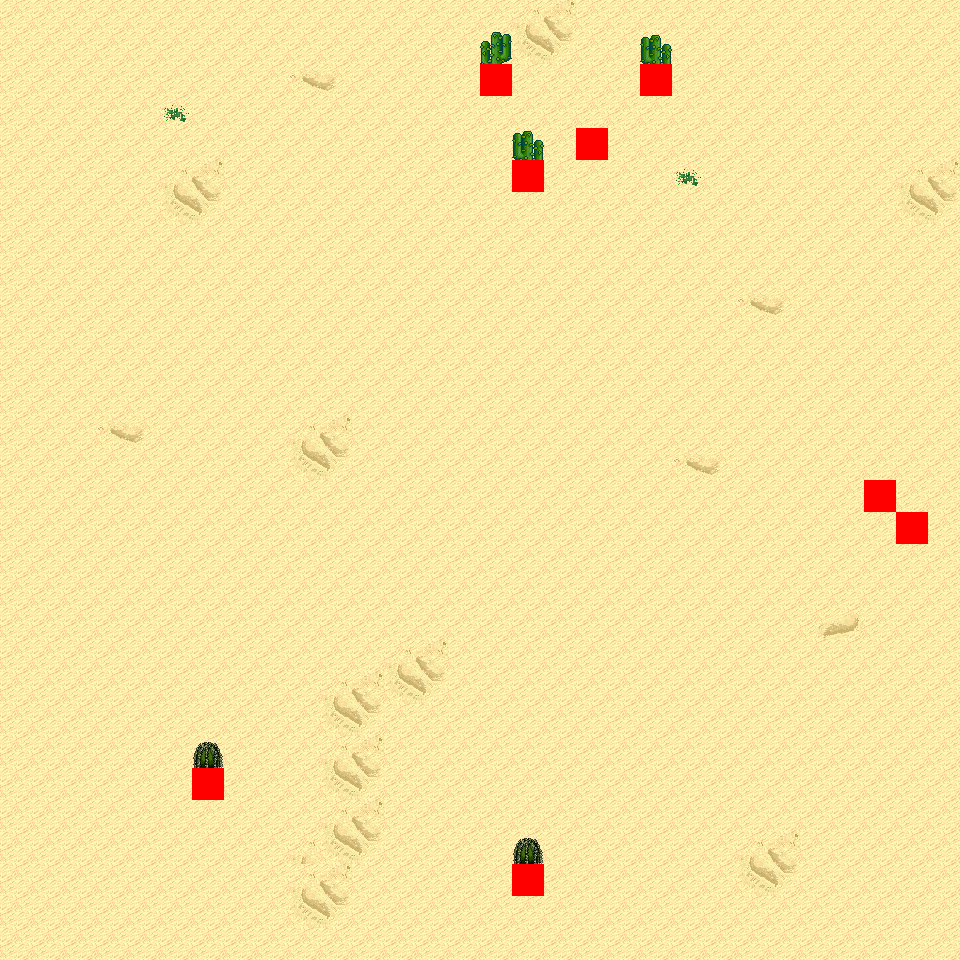

Rendered tile map (Tiled .tmx) drawn with the repository's tilesets; below, a short description and the map source with its tile grids summarised:
An orthogonal 30x30 tile map with 32x32 px tiles, 6 tile layers (Ground, Object, Object2, Above, ...), 18 tilesets and 3 objects (3x mapExit).

<map version="1.0" orientation="orthogonal" renderorder="right-down" width="30" height="30" tilewidth="32" tileheight="32" nextobjectid="4">
  <tileset firstgid="1" name="tileset_logic_collision" tilewidth="32" tileheight="32" tilecount="1" columns="1">
    <image source="../drawable/tileset_logic_collision.png" width="32" height="32" />
  </tileset>
  <tileset firstgid="2" name="tileset_ground_ground" tilewidth="32" tileheight="32" tilecount="33" columns="3">
    <image source="../drawable/tileset_ground_ground.png" width="96" height="352" />
  </tileset>
  <tileset firstgid="35" name="tileset_ground_ridge_earth_pale" tilewidth="32" tileheight="32" tilecount="96" columns="12">
    <image source="../drawable/tileset_ground_ridge_earth_pale.png" width="384" height="256" />
  </tileset>
  <tileset firstgid="131" name="tileset_ground_ridge_earth_dark" tilewidth="32" tileheight="32" tilecount="96" columns="12">
    <image source="../drawable/tileset_ground_ridge_earth_dark.png" width="384" height="256" />
  </tileset>
  <tileset firstgid="227" name="tileset_terrain_desert" tilewidth="32" tileheight="32" tilecount="88" columns="8">
    <image source="../drawable/tileset_terrain_desert.png" width="256" height="352" />
  </tileset>
  <tileset firstgid="315" name="tileset_building_witch_hut" tilewidth="32" tileheight="32" tilecount="80" columns="5">
    <image source="../drawable/tileset_building_witch_hut.png" width="160" height="512" />
  </tileset>
  <tileset firstgid="395" name="tileset_ground_earth_edges_yellowgreen" tilewidth="32" tileheight="32" tilecount="15" columns="5">
    <image source="../drawable/tileset_ground_earth_edges_yellowgreen.png" width="160" height="96" />
  </tileset>
  <tileset firstgid="410" name="tileset_item_firewood" tilewidth="32" tileheight="32" tilecount="12" columns="3">
    <image source="../drawable/tileset_item_firewood.png" width="96" height="128" />
  </tileset>
  <tileset firstgid="422" name="tileset_object_well_hoist" tilewidth="32" tileheight="32" tilecount="9" columns="3">
    <image source="../drawable/tileset_object_well_hoist.png" width="96" height="96" />
  </tileset>
  <tileset firstgid="431" name="tileset_plant_bush_various_small" tilewidth="32" tileheight="32" tilecount="9" columns="3">
    <image source="../drawable/tileset_plant_bush_various_small.png" width="96" height="96" />
  </tileset>
  <tileset firstgid="440" name="tileset_plant_bush_bushes" tilewidth="32" tileheight="32" tilecount="10" columns="5">
    <image source="../drawable/tileset_plant_bush_bushes.png" width="160" height="64" />
  </tileset>
  <tileset firstgid="450" name="tileset_plant_stump_stump_rectangular" tilewidth="32" tileheight="32" tilecount="4" columns="2">
    <image source="../drawable/tileset_plant_stump_stump_rectangular.png" width="64" height="64" />
  </tileset>
  <tileset firstgid="454" name="tileset_plant_stump_small_stump" tilewidth="32" tileheight="32" tilecount="4" columns="2">
    <image source="../drawable/tileset_plant_stump_small_stump.png" width="64" height="64" />
  </tileset>
  <tileset firstgid="458" name="tileset_plant_tree_evergreen" tilewidth="32" tileheight="32" tilecount="36" columns="3">
    <image source="../drawable/tileset_plant_tree_evergreen.png" width="96" height="384" />
  </tileset>
  <tileset firstgid="494" name="tileset_ground_sand_2" tilewidth="32" tileheight="32" tilecount="15" columns="5">
    <image source="../drawable/tileset_ground_sand_2.png" width="160" height="96" />
  </tileset>
  <tileset firstgid="509" name="tileset_plant_cactus_2" tilewidth="32" tileheight="32" tilecount="10" columns="5">
    <image source="../drawable/tileset_plant_cactus_2.png" width="160" height="64" />
  </tileset>
  <tileset firstgid="519" name="tileset_plant_cactus" tilewidth="32" tileheight="32" tilecount="2" columns="1">
    <image source="../drawable/tileset_plant_cactus.png" width="32" height="64" />
  </tileset>
  <tileset firstgid="521" name="tileset_ground_rock_pebbles" tilewidth="32" tileheight="32" tilecount="3" columns="1">
    <image source="../drawable/tileset_ground_rock_pebbles.png" width="32" height="96" />
  </tileset>
  <layer name="Ground" width="30" height="30">
    <data>[900 cells, 900 non-empty, 10 distinct tile ids]</data>
  </layer>
  <layer name="Object" width="30" height="30">
    <data>[900 cells, 8 non-empty, 4 distinct tile ids]</data>
  </layer>
  <layer name="Object2" width="30" height="30">
    <data>[900 cells, 0 non-empty, 0 distinct tile ids]</data>
  </layer>
  <layer name="Above" width="30" height="30">
    <data>[900 cells, 5 non-empty, 3 distinct tile ids]</data>
  </layer>
  <layer name="Above2" width="30" height="30">
    <data>[900 cells, 0 non-empty, 0 distinct tile ids]</data>
  </layer>
  <layer name="Walkable" width="30" height="30">
    <data>[900 cells, 8 non-empty, 1 distinct tile ids]</data>
  </layer>
  <objectgroup name="MapEvents">
    <object id="1" name="north" type="mapExit" x="0" y="0" width="960" height="32">
      <properties>
        <property name="map" value="level_0_x51_y94" />
        <property name="x" value="0" />
        <property name="y" value="28" />
      </properties>
    </object>
    <object id="2" name="south" type="mapExit" x="0" y="928" width="960" height="32">
      <properties>
        <property name="map" value="level_0_x51_y96" />
        <property name="x" value="0" />
        <property name="y" value="1" />
      </properties>
    </object>
    <object id="3" name="east" type="mapExit" x="928" y="0" width="32" height="960">
      <properties>
        <property name="map" value="level_0_x52_y95" />
        <property name="x" value="1" />
        <property name="y" value="0" />
      </properties>
    </object>
  </objectgroup>
</map>
